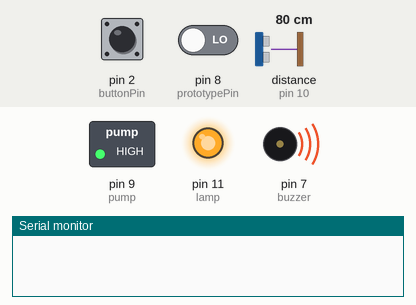
The sketch below on a simulated Arduino Uno, built with avr-gcc and run on an emulated ATmega328P. Shown: switched loads named in the sketch (green lamp = pin HIGH), output pins drawn as LEDs (lit = HIGH), buzzer (waves = sounding, pin HIGH), the last lines printed to the serial monitor. Wiring (inferred from the names in the program): ultrasonic range finder: trigger pin 10; echo pin 10. Inputs (shaded band) come from the test bench; at power-on: pin 2 (buttonPin) LOW, distance to the obstacle (sensor on pin 10) 80 cm, pin 8 (prototypePin) LOW. The echo pulse lasts 58.3 µs per cm.

Above: at 1.2 s.
1.3 s: pin 2 (buttonPin) pulled HIGH for 1 s
At 2.2 s:
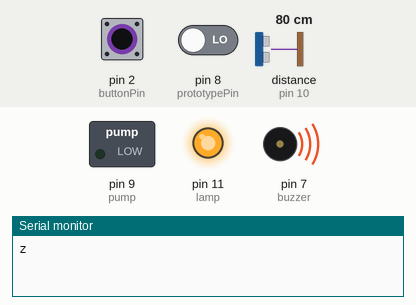
3.8 s: distance to the obstacle (sensor on pin 10) set to 24 cm
5.3 s: distance to the obstacle (sensor on pin 10) set to 19 cm
At 6.2 s:
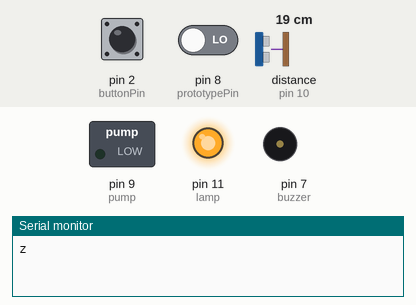
10.1 s: distance to the obstacle (sensor on pin 10) set to 35 cm
At 10.9 s:
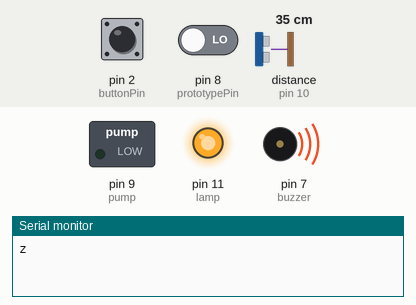
Timing chart, 0 to 12.8 s (numbered marks = the images above; inputs shaded):
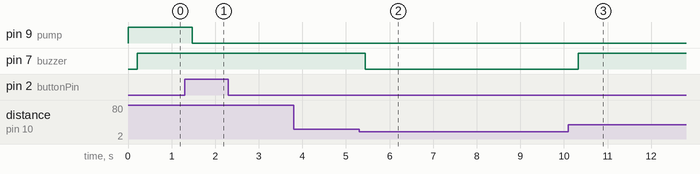

Measured:
- the behaviour switches between 22 and 21 cm on distance to the obstacle (sensor on pin 10) (found by bisection; images 1 and 2)
- after the input at 1.3 s, pin 9 (pump): HIGH → LOW after 0.18 s
- after the input at 3.8 s, every drawn part: stays the same
- after the input at 5.3 s, pin 7 (buzzer): HIGH → LOW after 0.14 s
- after the input at 10.1 s, pin 7 (buzzer): LOW → HIGH after 0.23 s

The sketch:

base_button.ino
```cpp
// constants won't change. They're used here to set pin numbers:
const int buttonPin = 2;     // the number of the pushbutton pin
const int prototypePin = 8;     // the number of the pushbutton pin
const int pump = 9;
const int lamp = 11;
boolean light = false;
boolean stopped = false;
// variables will change:
int buttonState = 0;         // variable for reading the pushbutton status
int prototypeState = 0;         // variable for reading the pushbutton status
const int pingPin = 10;
const int buzzer = 7;
char incomingByte = ' ';


void setup() {

  Serial.begin(9600);
  // initialize the pushbutton pin as an input:
  pinMode(buttonPin, INPUT);
  pinMode(prototypePin, INPUT);
  pinMode(buzzer, OUTPUT);
  pinMode(pump, OUTPUT);
  pinMode(lamp, OUTPUT);

  digitalWrite(pump, HIGH);
  digitalWrite(lamp, HIGH);


}

void loop() {
  //  Serial.println(light);

  // read the state of the pushbutton value:
  buttonState = digitalRead(buttonPin);
  prototypeState = digitalRead(prototypePin);

  if (Serial.available()) {
    incomingByte = Serial.read();
    Serial.println(incomingByte);
  }
  if (incomingByte == 'l') {
    light = true;
  }
  // check if the pushbutton is pressed. If it is, the buttonState is HIGH:
  if (buttonState == HIGH && stopped == false) {

    if (light) {
      digitalWrite(lamp, LOW);
    }

    // send stop signal
    Serial.write("z");


    stopped = true;

    if (!light) {
      digitalWrite(pump, LOW);
    }
  }
  if (incomingByte == 'd') {
    digitalWrite(lamp, HIGH);
    light = false;
    stopped = false;

  }

  if (incomingByte == 't' && stopped == true) {
    // send turn around signal
    delay(500);
    stopped = false;
    digitalWrite(pump, HIGH);
  }

  //  Serial.println(distance_ultrasonic());

  if (distance_ultrasonic() <= 13) {
    digitalWrite(buzzer, LOW);
    // lamp red
  }
  else if (distance_ultrasonic() <= 20) {
    digitalWrite(buzzer, LOW);
    // lamp yellow
  }
  else {
    digitalWrite(buzzer, HIGH);
    // lamp green
  }

}


int distance_ultrasonic() {

  // establish variables for duration of the ping, and the distance result
  // in inches and centimeters:
  long duration, inches, cm;

  // The PING))) is triggered by a HIGH pulse of 2 or more microseconds.
  // Give a short LOW pulse beforehand to ensure a clean HIGH pulse:
  pinMode(pingPin, OUTPUT);

  digitalWrite(pingPin, LOW);
  delayMicroseconds(2);
  digitalWrite(pingPin, HIGH);
  delayMicroseconds(5);
  digitalWrite(pingPin, LOW);

  // The same pin is used to read the signal from the PING))): a HIGH pulse
  // whose duration is the time (in microseconds) from the sending of the ping
  // to the reception of its echo off of an object.
  pinMode(pingPin, INPUT);
  duration = pulseIn(pingPin, HIGH);

  // convert the time into a distance
  cm = microsecondsToCentimeters(duration);

  delay(100);

  return cm;
}

long microsecondsToInches(long microseconds) {
  // According to Parallax's datasheet for the PING))), there are 73.746
  // microseconds per inch (i.e. sound travels at 1130 feet per second).
  // This gives the distance travelled by the ping, outbound and return,
  // so we divide by 2 to get the distance of the obstacle.
  // See: http://www.parallax.com/dl/docs/prod/acc/28015-PING-v1.3.pdf
  return microseconds / 74 / 2;
}

long microsecondsToCentimeters(long microseconds) {
  // The speed of sound is 340 m/s or 29 microseconds per centimeter.
  // The ping travels out and back, so to find the distance of the object we
  // take half of the distance travelled.
  return microseconds / 29 / 2;
}
```
